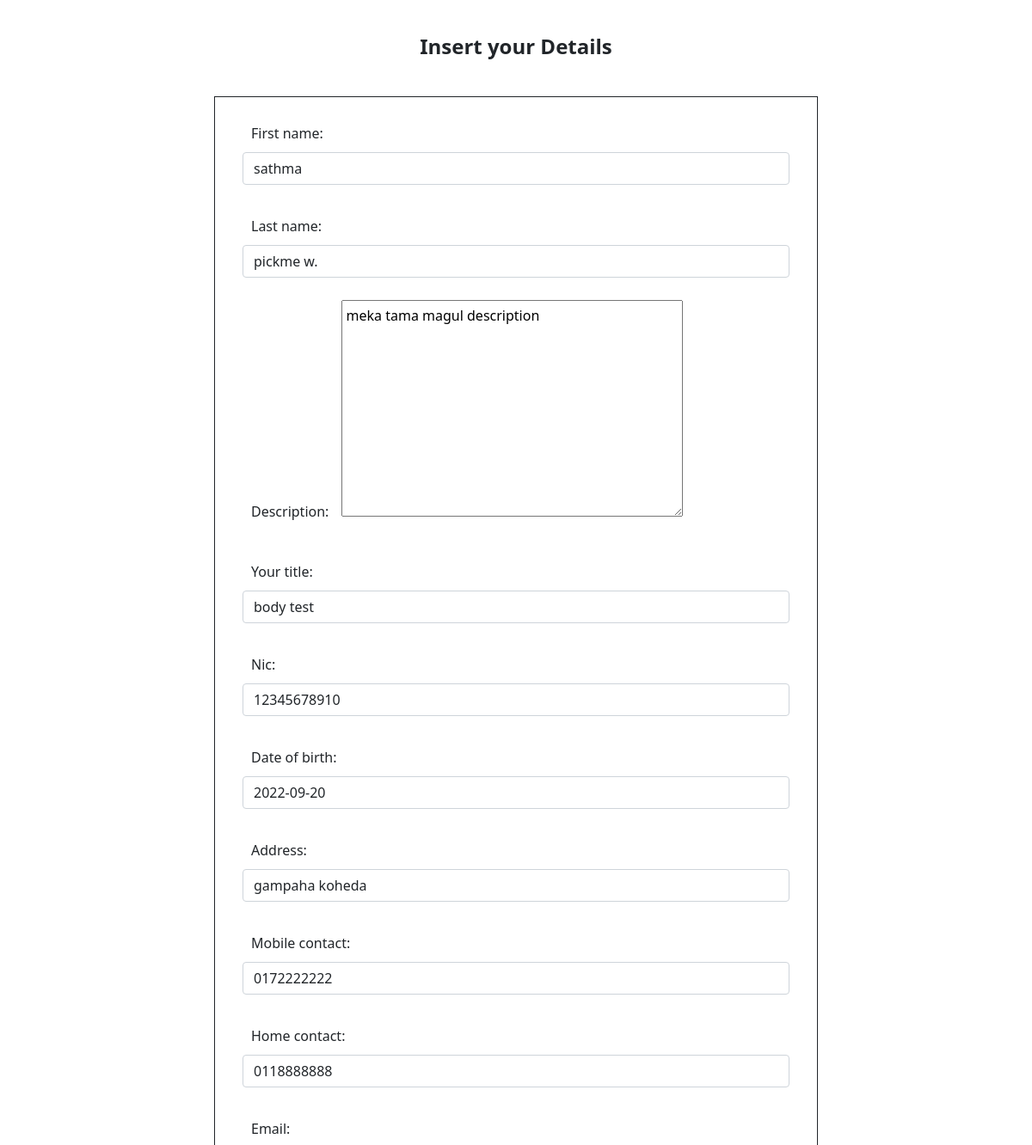
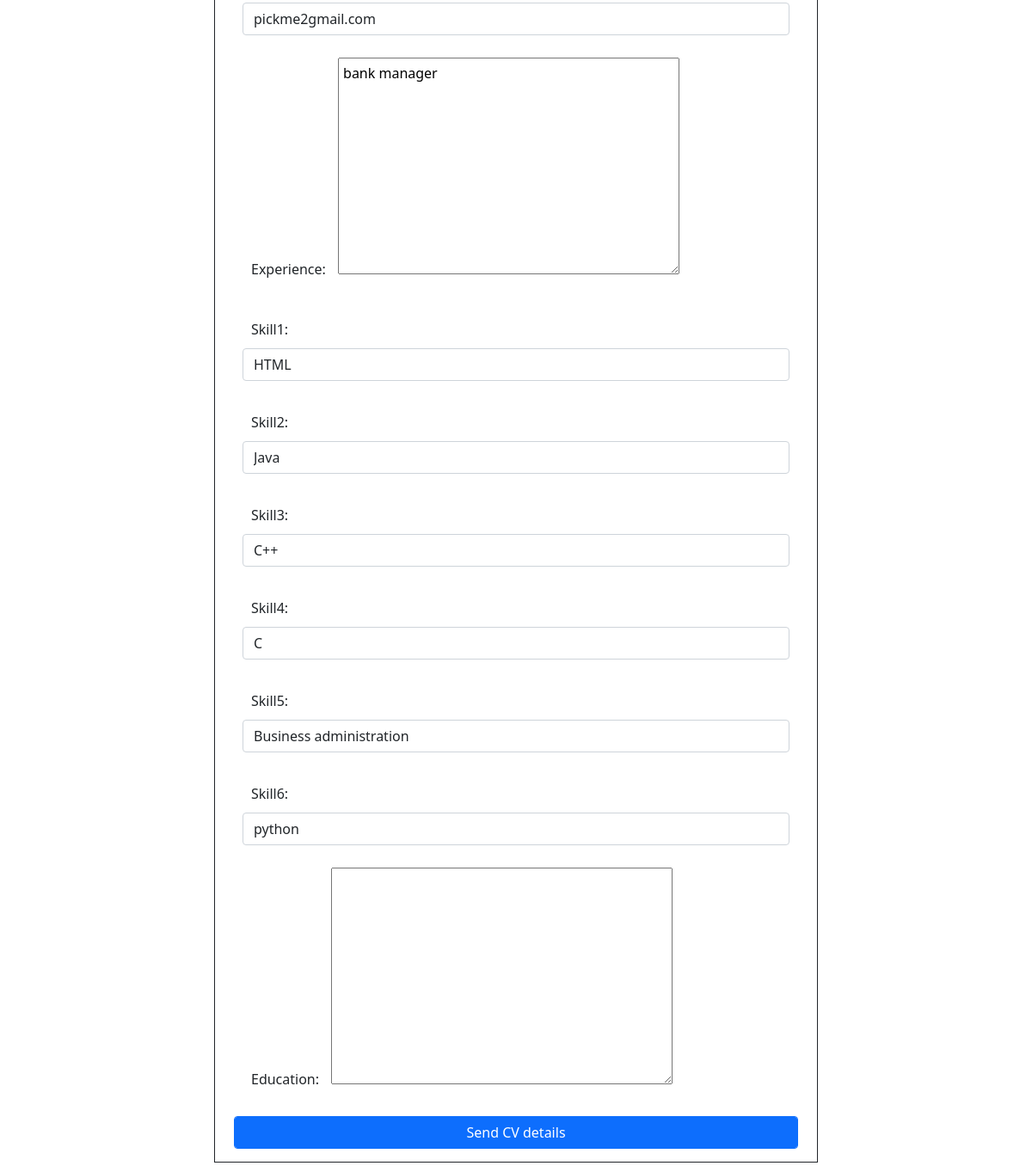
Page /updatecv/10/ on the committed database (2 pictures, top to bottom).
### CVgenr/models.py (models this page shows, shortened)
class Cvdetails(models.Model):
    first_name = models.CharField(max_length=100, null=True)
    last_name = models.CharField(max_length=100, null=True)
    description = models.TextField(null=True)
    your_title = models.CharField(max_length=500, blank=True, null=True)
    nic = models.CharField(max_length=20, null=True)
    date_of_birth = models.DateField(max_length=20, null=True)
    address = models.CharField(max_length=100, null=True)
    mobile_contact = models.CharField(max_length=10, null=True)
    home_contact = models.CharField(max_length=10, null=True)
    email = models.CharField(max_length=100, null=True)
    experience = models.TextField(null=True)
    skill1 = models.CharField(max_length=50, null=True)
    skill2 = models.CharField(max_length=50, null=True)
    skill3 = models.CharField(max_length=50, null=True)
    skill4 = models.CharField(max_length=50, null=True)
    skill5 = models.CharField(max_length=50, null=True)
    skill6 = models.CharField(max_length=50, null=True)
    education = models.TextField(null=True)
    date_created = models.DateTimeField(auto_now_add=True, null=True)

### CVgenr/views.py (the view)
# urls.py: path('updatecv/<str:pk>/', views.updatecv, name="updatecv"),
def updatecv(request, pk):
    cvdata = Cvdetails.objects.get(id=pk)
    form = CvDetailsForm(instance = cvdata)
    if request.method == 'POST':
        form = CvDetailsForm(request.POST, instance = cvdata)
        if form.is_valid():
            form.save()
            return redirect('/button')
    context = {'form':form}
    return render(request, 'CVpages/dilcvcreate.html', context)

### CVgenr/forms.py
class CvDetailsForm(ModelForm):
    class Meta:
        model = Cvdetails
        fields = '__all__'

### CVdemo/context_processors.py (called while the page is built)
def project_context(request):
    context = {
        'me':User.objects.first(),
    }
    return context

### CVgenr/templates/CVpages/dilcvcreate.html (shortened to what this page needs)
{% load static %}
<!DOCTYPE html>
<html lang="en">
<head>
    <link href="https://cdn.jsdelivr.net/npm/bootstrap@5.0.2/dist/css/bootstrap.min.css" rel="stylesheet">
    <link rel="stylesheet" type="text/css" href="{% static '/css/style.css' %}">
</head>
<body>
    <div class="row">
        <div class="col">
            <center>
                <h4><b> Insert your Details </b></h4>
            </center>
        </div>
    </div>
    <div class="container">
        <form action="" method="POST">
            {{form.as_p}}
            <input type="submit" name="Submit" value="Send CV details" class="btn btn-primary">
        </form>
    </div>
</body>
</html>

### static/css/style.css (style rules this page uses)
* { margin: 5px; padding: 5px; }
.container { width: 60%; border: 1px solid; }

### CVgenr/templates/CVpages/dilcvcreate.html (style rules this page uses)
* { margin: 5px; padding: 5px; }
.container { width: 60%; border: 1px solid; }

### rows in the picture
Cvdetails: first_name "sathma", last_name "pickme w.", description "meka tama magul description", your_title "body test", nic "12345678910", date_of_birth "2022-09-20", address "gampaha koheda", mobile_contact "0172222222", home_contact "0118888888", email "pickme2gmail.com", experience "bank manager", skill1 "HTML", skill2 "Java", skill3 "C++", skill4 "C", skill5 "Business administration", skill6 "python"
